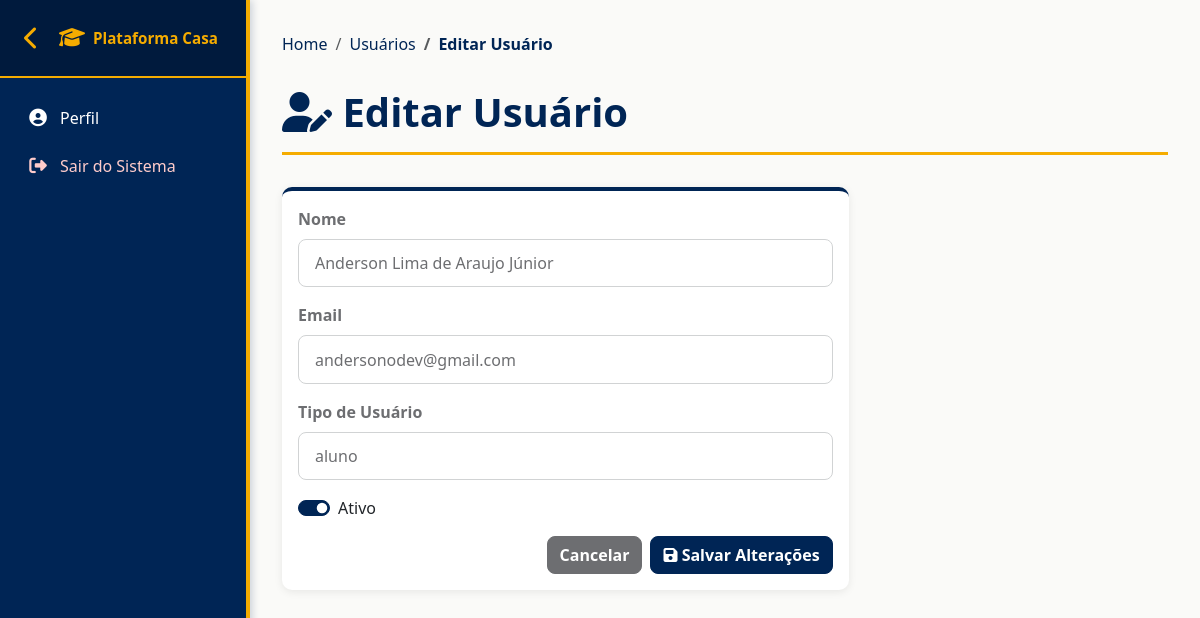
Page /usuarios/37/editar/ on the committed database.
### plataforma_Casa/models.py (models this page shows, shortened)
class Usuario(models.Model):
    nome = models.CharField(max_length=100)
    email = models.EmailField(max_length=100)
    tipo_usuario = models.ForeignKey(TipoUsuario, on_delete=models.CASCADE)
    ativo = models.BooleanField(default=True)

class TipoUsuario(models.Model):
    tipo = models.CharField(max_length=50)  # Ex: admin, professor, coordenador, aluno(ideal é ser por código(id))
    ativo = models.BooleanField(default=True)

### plataforma_Casa/views.py (the view)
# urls.py: path('usuarios/<int:usuario_id>/editar/', views.editar_usuario, name='editar_usuario'),
def editar_usuario(request, usuario_id):
    usuario = get_object_or_404(Usuario, id=usuario_id)
    if request.method == 'POST':
        usuario.nome = request.POST.get('nome')
        usuario.email = request.POST.get('email')
        usuario.ativo = request.POST.get('ativo') == 'on'
        usuario.save()
        return redirect('listar_usuarios')
    context = {'usuario': usuario}
    return render(request, 'usuarios/editar.html', context)

### plataforma_Casa/context_processors.py (called while the page is built, shortened)
def user_groups(request):
    return {
        'is_aluno': False,
        'is_monitor': False,
        'is_professor': False,
        'is_admin': False,
    }

### plataforma_Casa/templates/usuarios/editar.html (shortened to what this page needs)
{% extends 'base.html' %}
{% block content %}
<nav aria-label="breadcrumb">
    <ol class="breadcrumb">
        <li class="breadcrumb-item"><a href="{% url 'dashboard' %}">Home</a></li>
        <li class="breadcrumb-item"><a href="{% url 'listar_usuarios' %}">Usuários</a></li>
        <li class="breadcrumb-item active">Editar Usuário</li>
    </ol>
</nav>
<div class="page-title">
    <h1><i class="fas fa-user-edit"></i> Editar Usuário</h1>
</div>
<div class="row">
    <div class="col-md-8">
        <div class="card">
            <div class="card-body">
                <form method="post">
                    <div class="mb-3">
                        <label for="nome" class="form-label">Nome</label>
                        <input type="text" class="form-control" id="nome" name="nome" value="{{ usuario.nome }}" required>
                    </div>
                    <div class="mb-3">
                        <label for="email" class="form-label">Email</label>
                        <input type="email" class="form-control" id="email" name="email" value="{{ usuario.email }}" required>
                    </div>
                    <div class="mb-3">
                        <label for="tipo_usuario" class="form-label">Tipo de Usuário</label>
                        <input type="text" class="form-control" value="{{ usuario.tipo_usuario.tipo }}" readonly>
                    </div>
                    <div class="mb-3">
                        <div class="form-check form-switch">
                            <input class="form-check-input" type="checkbox" id="ativo" name="ativo" {% if usuario.ativo %}checked{% endif %}>
                            <label class="form-check-label" for="ativo">
                                Ativo
                            </label>
                        </div>
                    </div>
                    <div class="d-grid gap-2 d-md-flex justify-content-md-end">
                        <a href="{% url 'listar_usuarios' %}" class="btn btn-secondary">Cancelar</a>
                        <button type="submit" class="btn btn-primary">
                            <i class="fas fa-save"></i> Salvar Alterações
                        </button>
                    </div>
                </form>
            </div>
        </div>
    </div>
</div>
{% endblock %}

### plataforma_Casa/static/css/cores-institucionais.css (style rules this page uses)
:root { --cor-amarelo-institucional: #F5AC00; --cor-azul-escuro-principal: #002555; --cor-azul-auxiliar: #1245FF; --cor-cinza-escuro: #6d6e71; --cor-cinza-medio: #a7a9ab; --cor-cinza-claro: #d1d3d4; --cor-branco: #ffffff; --cor-preto: #000000; --cor-sucesso: #27ae60; --cor-erro: #e74c3c; --cor-aviso: #f39c12; --cor-info: #3498db; --sombra-leve: rgba(0, 37, 85, 0.1); --sombra-media: rgba(0, 37, 85, 0.2); --sombra-forte: rgba(0, 37, 85, 0.3); }
html, body { background-color: var(--cor-branco); color: var(--cor-cinza-escuro); font-family: 'Segoe UI', Tahoma, Geneva, Verdana, sans-serif; }
.card { border: 1px solid var(--cor-cinza-claro); border-top: 4px solid var(--cor-azul-escuro-principal); box-shadow: 0 2px 8px var(--sombra-leve); transition: all 0.3s ease; }
.btn-primary { background-color: var(--cor-azul-escuro-principal); border-color: var(--cor-azul-escuro-principal); color: var(--cor-branco); font-weight: 600; transition: all 0.3s ease; }
.btn-secondary { background-color: var(--cor-cinza-medio); border-color: var(--cor-cinza-medio); color: var(--cor-branco); font-weight: 600; }
.form-label { color: var(--cor-cinza-escuro); font-weight: 600; }
.form-control { border: 1px solid var(--cor-cinza-claro); color: var(--cor-cinza-escuro); transition: all 0.3s ease; }
.form-control::placeholder { color: var(--cor-cinza-medio); }
.form-check-input:checked { background-color: var(--cor-azul-escuro-principal); border-color: var(--cor-azul-escuro-principal); }
h1, h2, h3, h4, h5, h6 { color: var(--cor-azul-escuro-principal); font-weight: 700; }
h1 { border-bottom: 3px solid var(--cor-amarelo-institucional); padding-bottom: 0.5rem; }
a { color: var(--cor-azul-escuro-principal); text-decoration: none; transition: all 0.3s ease; }

### plataforma_Casa/static/css/cores-padrao.css (style rules this page uses)
:root { --cor-amarelo-institucional: #F5AC00; --cor-azul-escuro-principal: #002555; --cor-azul-auxiliar: #1245FF; --cor-cinza-escuro: #6d6e71; --cor-cinza-medio: #a7a9ab; --cor-cinza-claro: #d1d3d4; --cor-branco: #ffffff; --cor-preto: #000000; --cor-sucesso: #27ae60; --cor-erro: #e74c3c; --cor-aviso: #f39c12; --cor-info: #3498db; }
.bg-primary, .btn-primary, .badge.bg-primary, .alert-primary, .border-primary { background-color: var(--cor-azul-escuro-principal) !important; border-color: var(--cor-azul-escuro-principal) !important; color: var(--cor-branco) !important; }
.btn { border-radius: 8px; font-weight: 600; transition: all 0.3s ease; }
.card { border-radius: 10px; box-shadow: 0 2px 8px rgba(0, 0, 0, 0.08); border: none; border-top: 4px solid var(--cor-azul-escuro-principal); }
.display-4, h1, h2 { color: var(--cor-azul-escuro-principal); }
a { color: var(--cor-azul-escuro-principal); transition: all 0.3s ease; }
.btn-secondary { background-color: var(--cor-cinza-escuro) !important; border-color: var(--cor-cinza-escuro) !important; }
.breadcrumb-item.active { color: var(--cor-azul-escuro-principal) !important; }

### plataforma_Casa/templates/base.html (style rules this page uses)
* { margin: 0; padding: 0; box-sizing: border-box; }
body { background-color: #fafaf8; padding-top: 0; overflow-x: hidden; max-width: 100vw; }
html { overflow-x: hidden; max-width: 100vw; }
html, body { height: 100%; overflow-x: hidden; max-width: 100%; }
.page-title { color: #002555; font-weight: 700; margin-bottom: 2rem; border-bottom: 3px solid #F5AC00; padding-bottom: 1rem; }
.page-title h1 { border-bottom: none; padding-bottom: 0; margin-bottom: 0; }
.breadcrumb { background-color: transparent; padding: 0; margin-bottom: 2rem; }
.breadcrumb-item.active { color: #667eea; font-weight: 600; }
.form-control, .form-select { border-radius: 8px; padding: 0.7rem 1rem; }
.card, .table-responsive, img, iframe, video { max-width: 100%; overflow-x: auto; }
.main-content > * { max-width: 100%; }
.form-control, .form-select, input, textarea, select { max-width: 100%; box-sizing: border-box; }

### rows in the picture
Usuario: nome "Anderson Lima de Araujo Júnior", email "andersonodev@gmail.com", tipo_usuario.tipo "aluno", ativo "☑"
